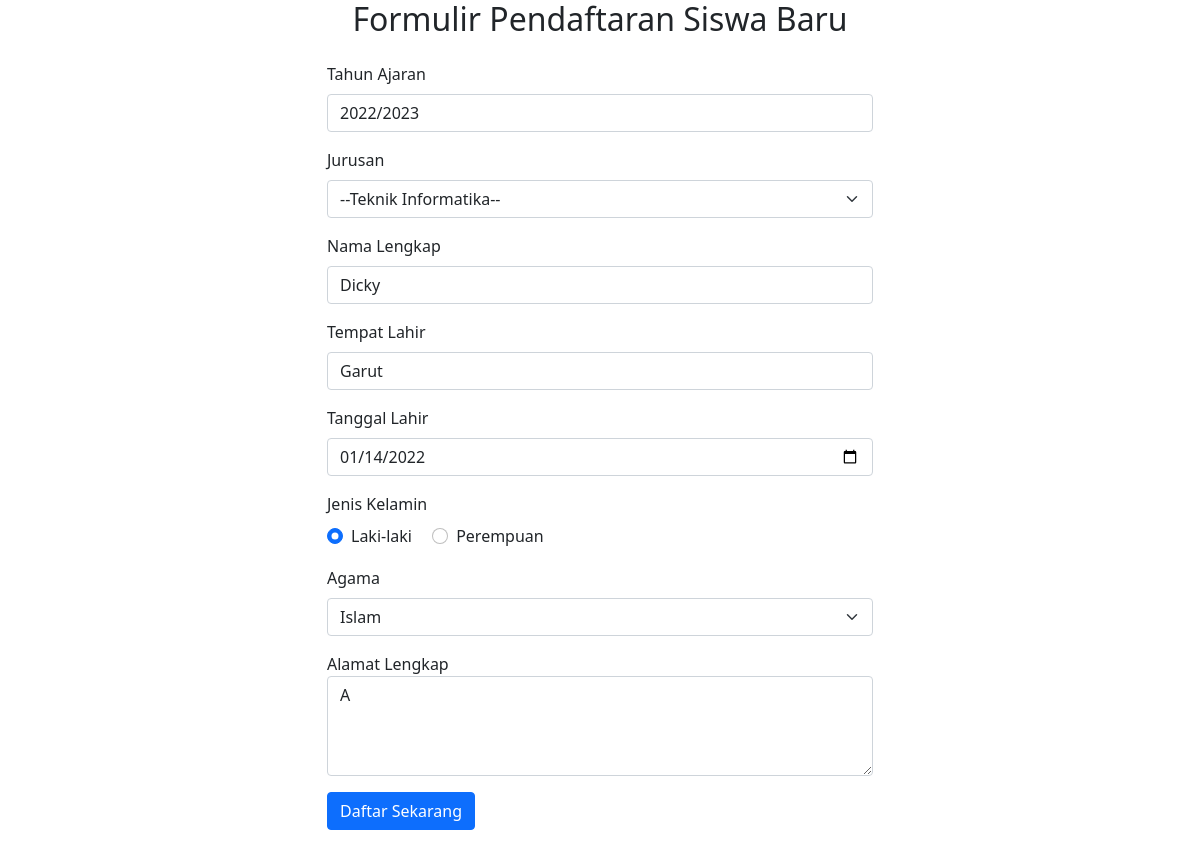
The page /ubah-peserta.php?id=1 (signed in) on the database its author committed.
### tables this page shows
CREATE TABLE `tb_pendaftaran` (
  `id` int(11) NOT NULL,
  `id_pendaftaran` char(10) NOT NULL,
  `tanggal_daftar` date NOT NULL,
  `tahun_ajaran` varchar(255) NOT NULL,
  `jurusan` varchar(255) NOT NULL,
  `nama_peserta` varchar(255) NOT NULL,
  `tempat_lahir` varchar(255) NOT NULL,
  `tanggal_lahir` date NOT NULL,
  `jenis_kelamin` enum('Laki-laki','Perempuan') NOT NULL,
  `agama` varchar(255) NOT NULL,
  `alamat_peserta` text NOT NULL
);

### ubah-peserta.php (the view, shortened to what this page needs)
<?php
include 'koneksi.php';
$peserta = mysqli_query($conn, "SELECT * FROM tb_pendaftaran WHERE id='" . $_GET['id'] . "'");
$p = mysqli_fetch_object($peserta);
?>
<!doctype html>
<html lang="en">
<head>
    <link href="css/bootstrap.min.css" rel="stylesheet">
</head>
<body>
    <div class="container">
        <h2 class="text-center mb-4">Formulir Pendaftaran Siswa Baru</h2>
        <div class="row justify-content-center">
            <div class="col-md-6">
                <form method="post" action="">
                    <div class="mb-3">
                        <label for="tahun_ajaran" class="form-label">Tahun Ajaran</label>
                        <input type="text" class="form-control" id="tahun_ajaran" name="tahun_ajaran" value="<?php echo $p->tahun_ajaran; ?>">
                    </div>
                    <div class="mb-3">
                        <label for="jurusan" class="form-label">Jurusan</label>
                        <select class="form-select" name="jurusan">
                            <option value="Teknik Informatika">--Teknik Informatika--</option>
                        </select>
                    </div>
                    <div class="mb-3">
                        <label for="nama_peserta" class="form-label">Nama Lengkap</label>
                        <input type="text" class="form-control" id="nama_peserta" name="nama_peserta" value="<?php echo $p->nama_peserta; ?>">
                    </div>
                    <div class=" mb-3">
                        <label for="tempat_lahir" class="form-label">Tempat Lahir</label>
                        <input type="text" class="form-control" id="tempat_lahir" name="tempat_lahir" value="<?php echo $p->tempat_lahir; ?>">
                    </div>
                    <div class=" mb-3">
                        <label for="tanggal_lahir" class="form-label">Tanggal Lahir</label>
                        <input type="date" class="form-control" id="tanggal_lahir" name="tanggal_lahir" value="<?php echo $p->tanggal_lahir; ?>">
                    </div>
                    <div class="mb-3">
                        <div>
                            <label for="" class="form-label">Jenis Kelamin</label>
                        </div>
                        <div class="form-check form-check-inline">
                            <input class="form-check-input" type="radio" name="jenis_kelamin" id="jenis_kelamin" value="Laki-laki" checked>
                            <label class="form-check-label" for="jenis_kelamin">
                                Laki-laki
                            </label>
                        </div>
                        <div class="form-check form-check-inline">
                            <input class="form-check-input" type="radio" name="jenis_kelamin" id="jenis_kelamin" value="Perempuan">
                            <label class="form-check-label" for="jenis_kelamin">
                                Perempuan
                            </label>
                        </div>
                    </div>
                    <div class="mb-3">
                        <label for="jurusan" class="form-label">Agama</label>
                        <select class="form-select" name="agama">
                            <option value="Islam">Islam </option>
                        </select>
                    </div>
                    <div class="mb-3">
                        <label for="alamat_peserta">Alamat Lengkap</label>
                        <textarea class="form-control" placeholder="" id="alamat_peserta" name="alamat_peserta" style="height: 100px"><?php echo $p->alamat_peserta; ?></textarea>
                    </div>
                    <div class="mb-3">
                        <input type="submit" name="submit" value="Daftar Sekarang" class="btn btn-primary">
                    </div>
                </form>
            </div>
        </div>
    </div>
</body>
</html>

### rows shown on the page
tb_pendaftaran: tahun_ajaran "2022/2023", nama_peserta "Dicky", tempat_lahir "Garut", tanggal_lahir "01/14/2022", alamat_peserta "A"
